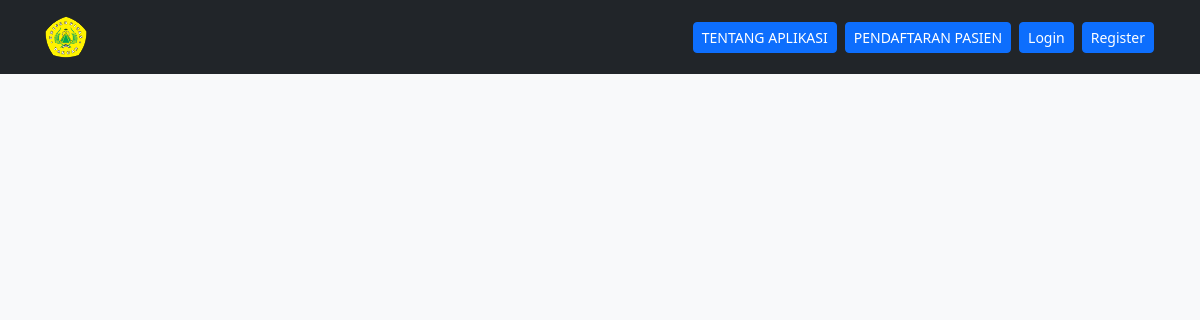
Page /managependaftaran/ on the earlier database version.
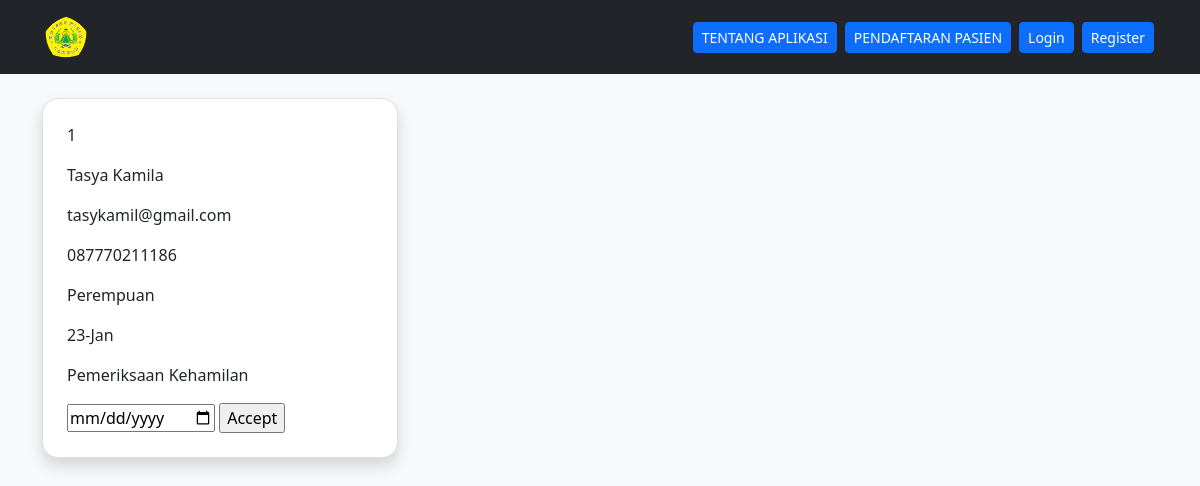
Same page on the later database version.
### bidan/models.py (models this page shows, shortened)
class Pendaftaran(models.Model):
    name = models.CharField(max_length=50)
    email = models.CharField(max_length=100)
    nomortelepon = models.CharField(max_length=15)
    jeniskelamin = models.CharField(max_length=15)
    message = models.TextField(blank=True)
    tanggal_daftar = models.DateField(auto_now_add=True)
    daftar_konfirmasi = models.BooleanField(default=False)
    tanggal_konfirmasi = models.DateField(
        auto_now_add=False, null=True, blank=True)
    class Meta:
        ordering = ["-tanggal_daftar", ]

### bidan/views.py (the view, shortened to what this page needs)
# urls.py: path('managependaftaran/', ManagePendaftaranTemplateView.as_view(), name='manage'),
class ManagePendaftaranTemplateView(ListView):
    template_name = 'listpendaftar.html'
    model = Pendaftaran
    context_object_name = "pendaftaran"
    login_required = True
    paginate_by = 3
    def get_context_data(self, *args, **kwargs):
        context = super().get_context_data(*args, **kwargs)
        context.update({
            "title": "Manage Pendaftaran"
        })
        return context

### templates/listpendaftar.html (shortened to what this page needs)
{% extends 'base.html' %} {% block content %}
<div class="container my-4">
  <div class="row g-4">
    {% if data in pendaftaran is None %}
    <p>Belum Ada Pendaftaran</p>
    {% else %} {% for data in pendaftaran %}
    <div class="col-12 col-md-4">
      <div class="p-4 rounded-4 bg-body shadow border">
        <p scope="row">{{data.id}}</p>
        <p>{{data.name}}</p>
        <p>{{data.email}}</p>
        <p>{{data.nomortelepon}}</p>
        <p>{{data.jeniskelamin}}</p>
        <p>{{data.tanggal_daftar|date:"d"}}-{{data.tanggal_daftar|date:"M"}}</p>
        <p>{{data.message}}</p>
        {% if data.daftar_konfirmasi == False %}
        <form method="POST" action="{% url 'manage' %}">
          <input type="date" name="date" />
          <input type="submit" value="Accept" />
        </form>
        {% endif %}
      </div>
    </div>
    {% endfor %} {% endif %}
  </div>
</div>
{% endblock content %} {% block script %} {% endblock script %}

### templates/base.html (shortened to what this page needs)
{% load static %}
<!DOCTYPE html>
<html lang="en">
  <head>
    <link rel="stylesheet" href="{% static 'css/bootstrap.min.css' %}" />
  </head>
  <body class="bg-light">
    <nav class="navbar sticky-top navbar-expand-lg navbar-dark bg-dark">
      <div class="container">
        <a class="navbar-brand" href="{% url 'home' %}">
          <img
            width="48"
            height="48"
            src="{% static 'img/logo.webp' %}"
            alt=""
          />
        </a>
        <div class="collapse navbar-collapse" id="navbarNav">
          <ul class="navbar-nav ms-auto">
            <li class="nav-item">
              <a class="btn btn-sm btn-primary m-1" href="#"
                >TENTANG APLIKASI</a
              >
            </li>
            <li class="nav-item">
              <a
                class="btn btn-sm btn-primary m-1"
                href="{% url 'pendaftaran' %}"
                >PENDAFTARAN PASIEN</a
              >
            </li>
            {% if request.user.is_authenticated %}
            <li class="nav-item">
              <a class="btn btn-sm btn-primary m-1" href="{% url 'logout' %}"
                >Logout</a
              >
            </li>
            {% else %}
            <li class="nav-item">
              <a class="btn btn-sm btn-primary m-1" href="{% url 'login' %}"
                >Login</a
              >
            </li>
            {% endif %} {% if request.user.is_authenticated %} {% else %}
            <li class="nav-item">
              <a class="btn btn-sm btn-primary m-1" href="{% url 'register' %}"
                >Register</a
              >
            </li>
            {% endif %}
          </ul>
        </div>
      </div>
    </nav>
    {% block cta %}{% endblock cta %} {% block content %}{% endblock content %}
  </body>
</html>

Differences in the rows shown:
added Pendaftaran: id "1", name "Tasya Kamila", email "tasykamil@gmail.com", nomortelepon "087770211186", jeniskelamin "Perempuan", tanggal_daftar "23", tanggal_daftar "Jan", message "Pemeriksaan Kehamilan"
